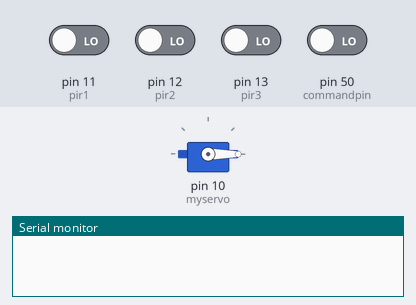
Simulated run of this sketch. Board: Arduino Mega 2560, built for the host (arithmetic inside an expression is 32-bit, double 64-bit). Shown: servo, the last lines printed to the serial monitor. The inputs (shaded band) are chosen by the test bench; at power-on: pin 11 (pir1), pin 12 (pir2), pin 13 (pir3), pin 50 (commandpin) LOW. WiFi joins after 1.5 s; servers stay silent unless stated.

Above: at 3.0 s.
3.1 s: pin 50 (commandpin) driven HIGH
5.0 s: pin 12 (pir2) driven HIGH
At 5.8 s:
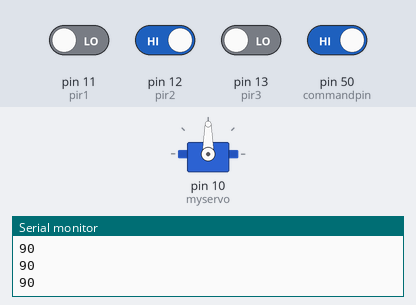
6.5 s: pin 11 (pir1) driven HIGH
At 6.8 s:
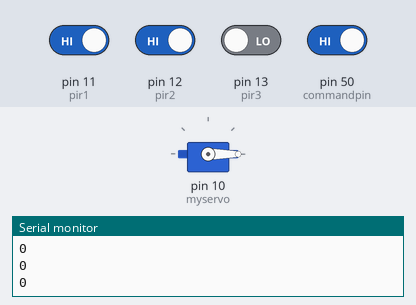
8.0 s: pin 11 (pir1) driven LOW
At 9.2 s:
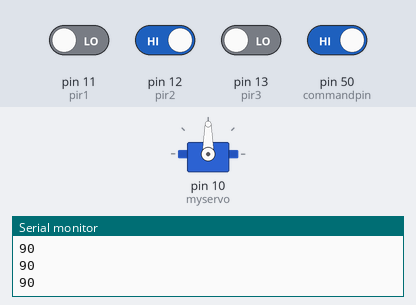
9.5 s: pin 12 (pir2) driven LOW and pin 13 (pir3) driven HIGH
At 10.5 s:
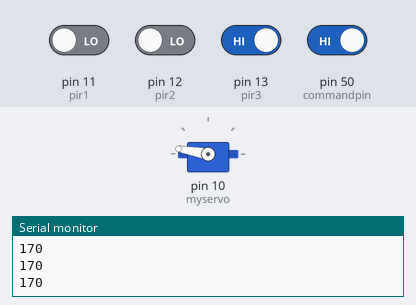
Timing chart, 0 to 12.0 s (numbered marks = the images above; inputs shaded):
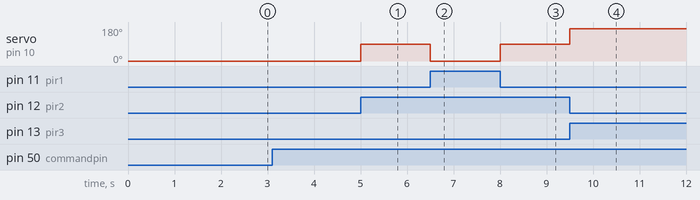

The sketch:

Wireless_security_systems_using_PIR_sensors.ino
```cpp
//Including Libraries
#include <Servo.h>
#include <Keypad.h>

Servo myservo; //Naming Servo

//Blynk
#define BLYNK_PRINT Serial
#include <ESP8266_Lib.h>
#include <BlynkSimpleShieldEsp8266.h>
char auth[] = "64f0a49d9ea74cf2a4bdab00a81bcc2b"; //Your Blynk AUTH code
char ssid[] = "Ghost";                            //wifi connection name for ESP8266
char pass[] = "ghost0210";                       //wifi connection password for ESP8266

#define EspSerial Serial1
#define ESP8266_BAUD 115200

ESP8266 wifi(&EspSerial);

#define Password_Lenght 7 // Give enough room for six chars + NULL char

char Data[Password_Lenght]; // 6 is the number of chars it can hold + the null char = 7
char Master[Password_Lenght] = "123456";
byte data_count = 0, master_count = 0;
bool Pass_is_good;
char customKey;

//Configuring Keypad
const byte ROWS = 4;
const byte COLS = 4;
char keys[ROWS][COLS] = {
  {'1', '2', '3', 'A'},
  {'4', '5', '6', 'B'},
  {'7', '8', '9', 'C'},
  {'*', '0', '#', 'D'}
};

bool door = true;

byte rowPins[ROWS] = {9, 8, 7, 6}; //connect to the row pinouts of the keypad
byte colPins[COLS] = {5, 4, 3, 2}; //connect to the column pinouts of the keypad

Keypad customKeypad( makeKeymap(keys), rowPins, colPins, ROWS, COLS); //initialize an instance of class NewKeypad

int pir1 = 11;//Assign PIR 1 to pin 11 For Right
int pir2 = 12;//Assign PIR 2 to pin 12 For Front
int pir3 = 13;//Assign PIR 3 to pin 13 For Left

int valpir1;
int valpir2;
int valpir3;

int commandpin = 50;
int command;

void setup()
{
  Serial.begin(9600);
  EspSerial.begin(ESP8266_BAUD);
  delay(10);

  Blynk.begin(auth, wifi, ssid, pass);

  pinMode(pir1, INPUT);
  pinMode(pir2, INPUT);
  pinMode(pir3, INPUT);

  pinMode(commandpin, INPUT);

  myservo.attach(10);
  myservo.write(0);
}

void loop()
{
  Blynk.run();
  command = digitalRead(commandpin);
  if (command == HIGH)
  {
    if (door == 1)
    {
      valpir1 = digitalRead(pir1);
      valpir2 = digitalRead(pir2);
      valpir3 = digitalRead(pir3);

      if (valpir1 == HIGH)
      {
        digitalWrite(valpir2, LOW);
        digitalWrite(valpir3, LOW);
        myservo.write(0); //Right rotation angle
        Blynk.notify("Right");
      }
      else if (valpir2 == HIGH)
      {
        digitalWrite(valpir1, LOW);
        digitalWrite(valpir3, LOW);
        myservo.write(90); //Front rotation angle
        Blynk.notify("Front");
      }
      else if (valpir3 == HIGH)
      {
        digitalWrite(valpir1, LOW);
        digitalWrite(valpir2, LOW);
        myservo.write(170); //Left rotation angle
        Blynk.notify("Left");
      }
    }
    else
    {
      digitalWrite(valpir1, LOW);
      digitalWrite(valpir2, LOW);
      digitalWrite(valpir3, LOW);
    }

    if (door == 0)
    {
      customKey = customKeypad.getKey();
      if (customKey == '#')

      {
        Blynk.virtualWrite(V0, "DOOR LOCKED");
        door = 1;
      }
    }

    else Open();
    int pos = myservo.read();
    Serial.println(pos);
  }
}
void clearData()
{
  while (data_count != 0)
  { // This can be used for any array size,
    Data[data_count--] = 0; //clear array for new data
  }
  return;
}

void Open()
{
  customKey = customKeypad.getKey();
  if (customKey) // makes sure a key is actually pressed, equal to (customKey != NO_KEY)
  {
    Data[data_count] = customKey; // store char into data array
    data_count++; // increment data array by 1 to store new char, also keep track of the number of chars entered
  }

  if (data_count == Password_Lenght - 1) // if the array index is equal to the number of expected chars, compare data to master
  {
    if (!strcmp(Data, Master)) // equal to (strcmp(Data, Master) == 0)
    {
      door = 0;
      Blynk.virtualWrite(V0, "DOOR OPEN");
    }
    else
    {
      Blynk.virtualWrite(V0, "Wrong PASS");
      Blynk.notify("Wrong PASS");
      door = 1;
    }
    clearData();
  }
}
```

Measured:
- after the input at 5.0 s, servo on pin 10 (myservo): 0° → 90° at once
- after the input at 6.5 s, servo on pin 10 (myservo): 90° → 0° at once
- after the input at 8.0 s, servo on pin 10 (myservo): 0° → 90° at once
- after the input at 9.5 s, servo on pin 10 (myservo): 90° → 170° at once
